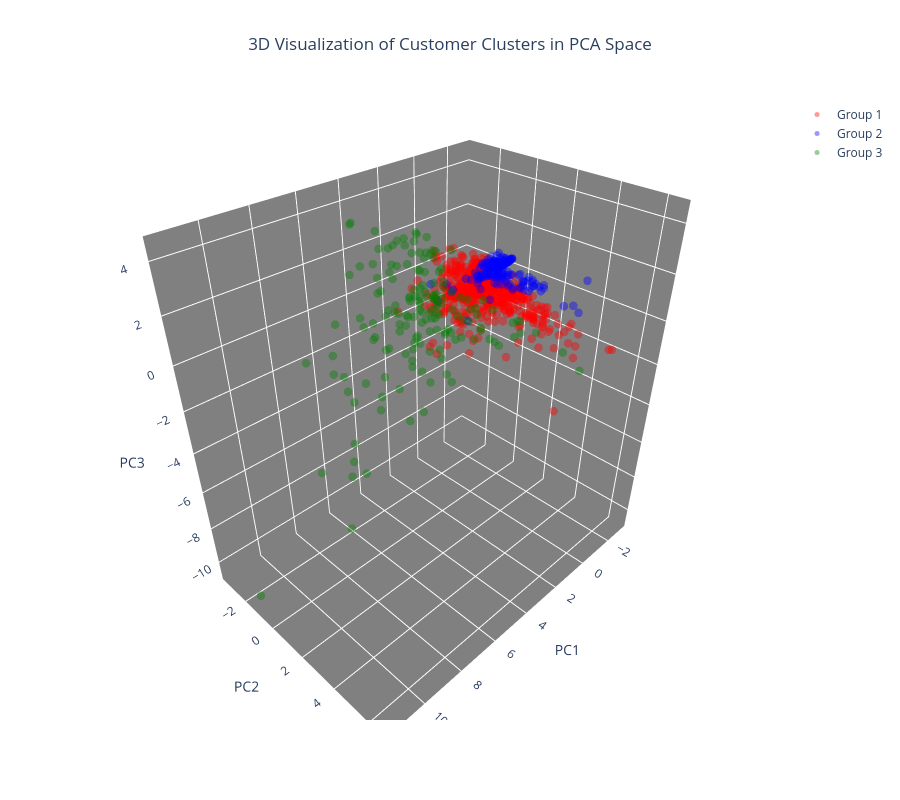

This figure's notebook cell:
### Code cell
# 색상 지정 
colors = ['red', 'blue', 'green']

# 각 클러스터별 데이터 분릴
cluster_0 = data_pca[data_pca['cluster'] == 0]
cluster_1 = data_pca[data_pca['cluster'] == 1]
cluster_2 = data_pca[data_pca['cluster'] == 2]

# 3D Scatter Plot 생성
import plotly.graph_objects as go
fig = go.Figure()

# 각 클러스터별 데이터 표기 
fig.add_trace(go.Scatter3d(x=cluster_0['PC1'], y=cluster_0['PC2'], z=cluster_0['PC3'], 
                           mode='markers', marker=dict(color=colors[0], size=5, opacity=0.4), name='Group 1'))
fig.add_trace(go.Scatter3d(x=cluster_1['PC1'], y=cluster_1['PC2'], z=cluster_1['PC3'], 
                           mode='markers', marker=dict(color=colors[1], size=5, opacity=0.4), name='Group 2'))
fig.add_trace(go.Scatter3d(x=cluster_2['PC1'], y=cluster_2['PC2'], z=cluster_2['PC3'], 
                           mode='markers', marker=dict(color=colors[2], size=5, opacity=0.4), name='Group 3'))

# 범례 및 제목 영역 설정
fig.update_layout(
    title=dict(text='3D Visualization of Customer Clusters in PCA Space', x=0.5),
    scene=dict(
        xaxis=dict(backgroundcolor="grey", gridcolor='white', title='PC1'),
        yaxis=dict(backgroundcolor="grey", gridcolor='white', title='PC2'),
        zaxis=dict(backgroundcolor="grey", gridcolor='white', title='PC3'),
    ),
    width=900,
    height=800
)

fig.show()

### Figure 1 — Plotly figure (JSON) as saved in the notebook; plotly's stock layout.template omitted (floating-point values rounded to 4 significant figures; data arrays with more than 128 entries replaced by an {"elided": "..."} marker saying what was removed)
{"data": [{"marker": {"color": "red", "opacity": 0.4, "size": 5}, "mode": "markers", "name": "Group 1", "type": "scatter3d", "x": {"elided": "568 float values"}, "y": {"elided": "568 float values"}, "z": {"elided": "568 float values"}}, {"marker": {"color": "blue", "opacity": 0.4, "size": 5}, "mode": "markers", "name": "Group 2", "type": "scatter3d", "x": {"elided": "194 float values"}, "y": {"elided": "194 float values"}, "z": {"elided": "194 float values"}}, {"marker": {"color": "green", "opacity": 0.4, "size": 5}, "mode": "markers", "name": "Group 3", "type": "scatter3d", "x": {"elided": "161 float values"}, "y": {"elided": "161 float values"}, "z": {"elided": "161 float values"}}], "layout": {"height": 800, "scene": {"xaxis": {"backgroundcolor": "grey", "gridcolor": "white", "title": {"text": "PC1"}}, "yaxis": {"backgroundcolor": "grey", "gridcolor": "white", "title": {"text": "PC2"}}, "zaxis": {"backgroundcolor": "grey", "gridcolor": "white", "title": {"text": "PC3"}}}, "title": {"text": "3D Visualization of Customer Clusters in PCA Space", "x": 0.5}, "width": 900}}
